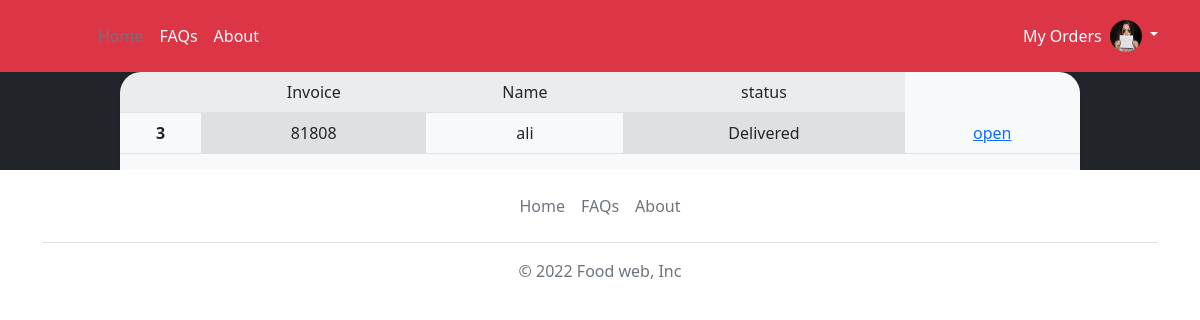
Before: /my_orders (signed in) with the older database file.
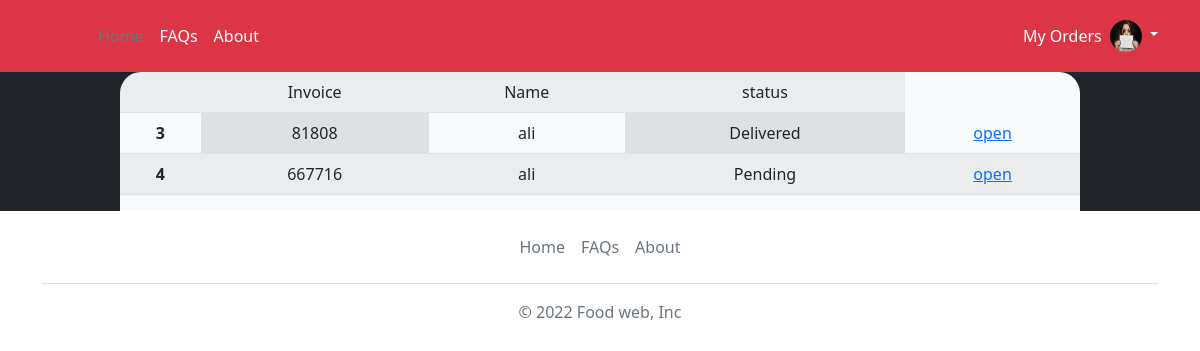
After: the same page with the newer database file.
### foodwebsite/model.py (models this page shows)
class Orders(db.Model):
    id = db.Column(db.Integer , primary_key = True)
    invoice = db.Column(db.Integer  ,nullable = False )
    quantity = db.Column(db.String(50) , nullable =False)
    orderStatus = db.Column(db.String(50), nullable = False ,default = 'Pending' )
    restaurant_id = db.Column(db.Integer , db.ForeignKey('restaurant.id') , nullable = False)
    user_id = db.Column(db.Integer , db.ForeignKey('user.id') , nullable = False)
    item_id = db.Column(db.Integer , db.ForeignKey('items.id') , nullable = False)

class User(db.Model , UserMixin):
    id = db.Column(db.Integer , primary_key = True)
    username = db.Column(db.String(30) , nullable = False)
    email = db.Column(db.String(50) , nullable = False , unique = True )
    image_file = db.Column(db.String(50) , nullable= False , default = 'default.png')
    password = db.Column(db.String(50) , nullable = False )
    city = db.Column(db.String(30))
    restaurant = db.relationship('Restaurant' , backref = 'author',lazy = True)
    order = db.relationship('Orders' , backref = 'order_by',lazy = True)
    cart = db.relationship('Cart' , backref = 'placed_by',lazy = True)

### foodwebsite/orders/routes.py (the view)
@orders.route('/my_orders')
@login_required
def my_orders():
    orders = Orders.query.filter_by(order_by = current_user).group_by('invoice')
    return render_template('my_orders.html'  , title='My Orders' , orders = orders )

### foodwebsite/model.py (called while the page is built)
@login_manager.user_loader
def user_loader(user_id):
    return User.query.get(int(user_id))

### foodwebsite/templates/my_orders.html
{% extends 'base.html' %}
{% block content %}
<div class=" ">
<div class="d-md-flex flex-md-equal ">
  <div class="bg-dark col-md-12 mx-auto   text-center text-white overflow-hidden">
    <div class="bg-light shadow-sm mx-auto" style="width: 80%; height:100%; border-radius: 21px 21px 0 0;">
      {% if orders.count() > 0 %}
        <table class="table table-striped table-hover">
          <tbody>
            <tr>
              <th scope="row"  class="table-active"></th>
              <td colspan="2" class="table-active">Invoice </td>
              <td  class="table-active">Name</td>
              <td  class="table-active">status</td>
            </tr>
            {% for order in orders %}
            <tr>
              <th scope="row ">{{ order.id  }}</th>
              <td colspan="2" class="table-active">{{order.invoice}}</td>
              <td>{{ order.order_by.username }}</td>
              <td colspan="2" class="table-active">{{order.orderStatus}}</td>
              <td colspan="2" ><a  method='POST' href="{{ url_for('orders.my_order' , inv= order.invoice) }}">open</a></td>
            </tr>
            {% endfor %}
          </tbody>
          </table>
          {% else %}
          <h1 class="text-dark">Continue Shopping</h1>
          {% endif %}
    </div>
   </div>
</div>
</div>
{% endblock %}

Changed rows visible on the page:
added Orders: id "4", invoice "667716", order_by.username "ali", orderStatus "Pending"
